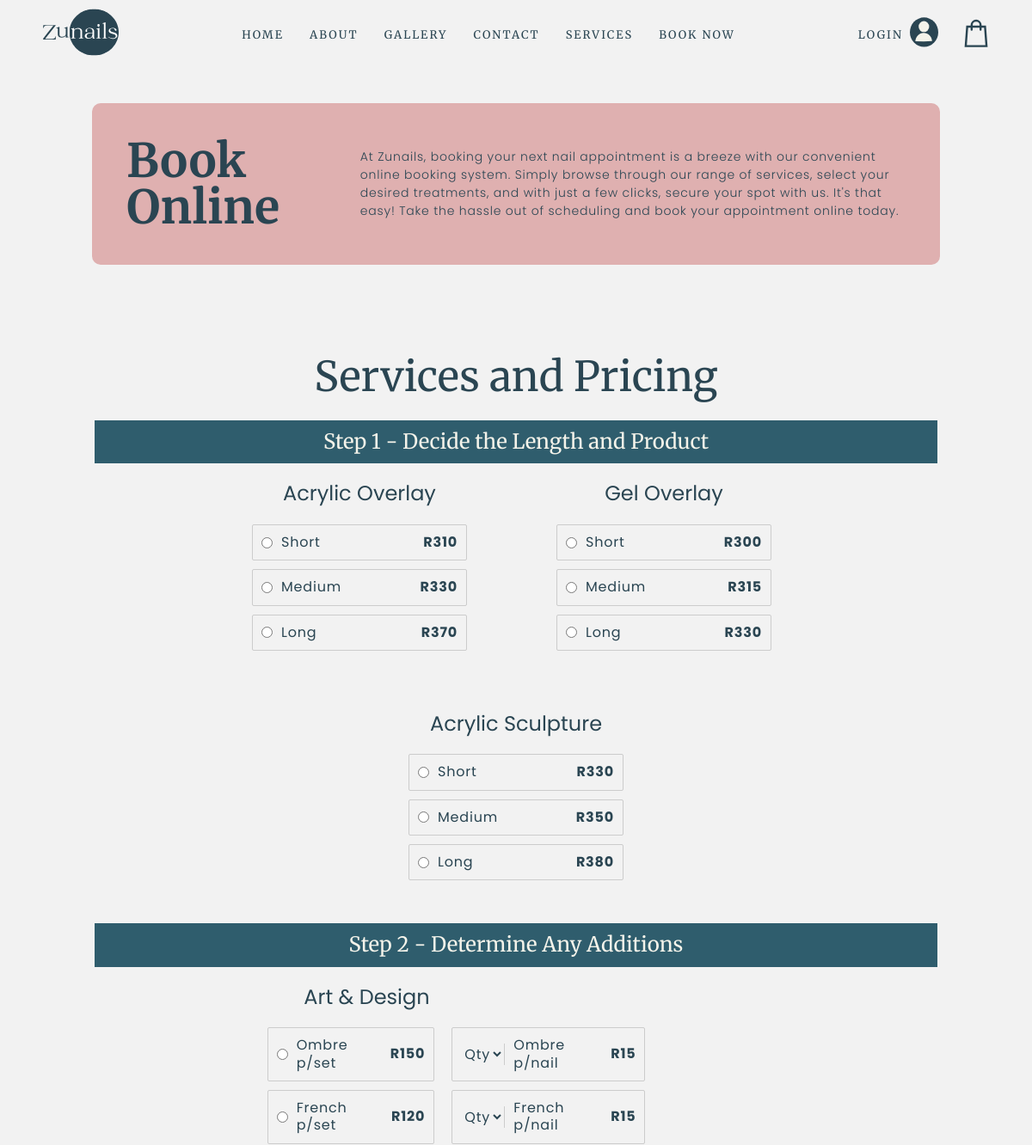
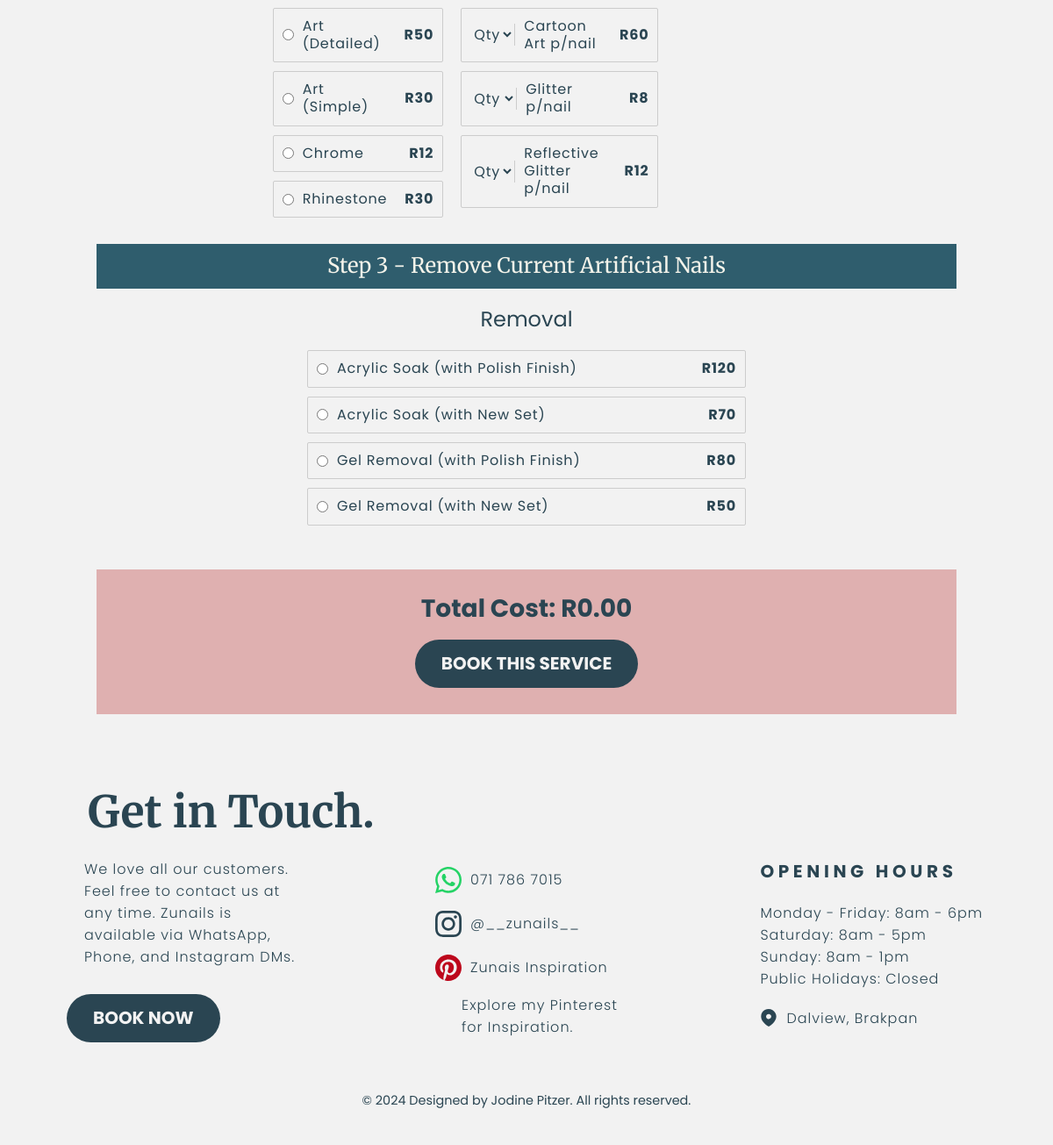
/services.php, run on the app's committed database (2 pictures, top to bottom).
### tables this page shows
CREATE TABLE `services` (
  `id` int NOT NULL,
  `category` varchar(255) NOT NULL,
  `description` text NOT NULL,
  `price` decimal(10,2) NOT NULL
);

### services.php (the view, shortened to what this page needs)
<?php
require 'db_connection.php';
function fetchServices($conn) {
    $categories = [
        'Acrylic Overlay' => [],
        'Gel Overlay' => [],
        'Acrylic Sculpture' => [],
        'Art' => [],
        'Removal' => []
    ];
    $sql = "SELECT * FROM services";
    $result = $conn->query($sql);
    while ($row = $result->fetch_assoc()) {
        if (isset($categories[$row['category']])) {
            $categories[$row['category']][] = $row;
        }
    }
    return $categories;
}
$categories = fetchServices($conn);
?>
<!DOCTYPE html>
<html lang="en">
<head>
    <link rel="stylesheet" href="css/style.css">
</head>
<body>
    <header><?php include 'nav.php'; ?></header>
    <section class="intro-section">
        <div class="intro-container">
            <div class="intro-heading">
                <h1>Book Online</h1>
            </div>
            <div class="intro-text">
                <p>At Zunails, booking your next nail appointment is a breeze with our convenient online booking system. Simply browse through our range of services, select your desired treatments, and with just a few clicks, secure your spot with us. It's that easy! Take the hassle out of scheduling and book your appointment online today.</p>
            </div>
        </div>
    </section>
    <div class="parent-container">
        <div class="services-container">
            <h2>Services and Pricing</h2>
            <form class="services-form" id="serviceForm">
                <h3>Step 1 - Decide the Length and Product</h3>
                <div class="step1">
                    <div class="services-grid">
                        <?php foreach (['Acrylic Overlay', 'Gel Overlay', 'Acrylic Sculpture'] as $category): ?>
                            <div class="service-category">
                                <h4><?php echo $category; ?></h4>
                                <?php foreach ($categories[$category] as $service): ?>
                                    <div class="service-item">
                                        <label>
                                            <input type="radio" name="main_category" class="service main-category-radio" value="<?php echo $service['id']; ?>" data-description="<?php echo $service['description']; ?>" data-category="<?php echo $category; ?>" data-price="<?php echo intval($service['price']); ?>">
                                            <span class="description"><?php echo $service['description']; ?></span>
                                            <span class="price">R<?php echo intval($service['price']); ?></span>
                                        </label>
                                    </div>
                                <?php endforeach; ?>
                            </div>
                        <?php endforeach; ?>
                    </div>
                </div>
                <h3>Step 2 - Determine Any Additions</h3>
                <div class="step2">
                    <div class="service-category">
                        <h4>Art & Design</h4>
                        <div class="art-grid">
                            <div>
                                <?php foreach ($categories['Art'] as $index => $service): ?>
                                    <?php if (strpos($service['description'], 'p/nail') === false): ?>
                                        <div class="service-item service-art-item">
                                            <label>
                                                <input type="radio" name="art_<?php echo $index; ?>" class="service-art-radio" value="<?php echo $service['id']; ?>" data-description="<?php echo $service['description']; ?>" data-category="Art" data-price="<?php echo intval($service['price']); ?>">
                                                <span class="description"><?php echo $service['description']; ?></span>
                                                <span class="price">R<?php echo intval($service['price']); ?></span>
                                            </label>
                                        </div>
                                    <?php endif; ?>
                                <?php endforeach; ?>
                            </div>
                            <div>
                                <?php foreach ($categories['Art'] as $index => $service): ?>
                                    <?php if (strpos($service['description'], 'p/nail') !== false): ?>
                                        <div class="service-item service-art-item">
                                            <label>
                                                <select class="service-art" data-price="<?php echo intval($service['price']); ?>" data-description="<?php echo $service['description']; ?>" data-category="Art">
                                                    <option value="0">Qty</option>
                                                </select>
                                                <span class="description"><?php echo $service['description']; ?></span>
                                                <span class="price">R<?php echo intval($service['price']); ?></span>
                                            </label>
                                        </div>
                                    <?php endif; ?>
                                <?php endforeach; ?>
                            </div>
                        </div>
                    </div>
                </div>
                <h3>Step 3 - Remove Current Artificial Nails</h3>
                <div class="step3">
                    <div class="services-grid">
                        <div class="service-category">
                            <h4>Removal</h4>
                            <?php foreach ($categories['Removal'] as $service): ?>
                                <div class="service-item service-removal-item">
                                    <label>
                                        <input type="radio" name="removal" class="service-removal" value="<?php echo $service['id']; ?>" data-description="<?php echo $service['description']; ?>" data-category="Removal" data-price="<?php echo intval($service['price']); ?>">
                                        <span class="description"><?php echo $service['description']; ?></span>
                                        <span class="price">R<?php echo intval($service['price']); ?></span>
                                    </label>
                                </div>
                            <?php endforeach; ?>
                        </div>
                    </div>
                </div>
            </form>
            <div class="service-summary-container">
                <div class="service-total" id="serviceTotal">
                    <h3>Total Cost: R<span id="totalCost">0.00</span></h3>
                </div>
                <div>
                    <button id="bookBtn" class="book-btn">Book This Service</button>
                </div>
            </div>
        </div>
    </div>
    <?php include 'footer.php'; ?>
</body>
</html>

### nav.php (shortened to what this page needs)
<nav class="navbar">
    <div class="nav-logo">
        <a href="index.php"><img src="images/Logo.svg" alt="Zunails Logo"></a>
    </div>
    <ul class="nav-links">
        <li><a href="index.php">Home</a></li>
        <li><a href="about.php">About</a></li>
        <li><a href="gallery.php">Gallery</a></li>
        <li><a href="index.php#contact-section">Contact</a></li>
        <li><a href="services.php">Services</a></li>
        <li><a href="services.php">Book Now</a></li>
    </ul>
    <div class="nav-icons">
        <?php if(isset($_SESSION['username'])): ?>
            <a href="logout.php" class="login">Logout</a>
        <?php else: ?>
            <a href="login.php" class="login">Login</a>
        <?php endif; ?>
        <a href="user.php" class="profile-icon"><img src="images/ProfileIcon.svg" alt="Profile"></a>
        <a href="cart.php" class="nav-icons"><img src="images/ShoppingBagIcon.svg" alt="Shopping Bag"></a>
    </div>
</nav>

### footer.php
<footer class="site-footer">
    <div class="footer-container">
        <h3 class="footer-heading">Get in Touch.</h3>
        <div class="footer-columns">
            <div class="footer-column footer-column-left">
                <div class="column-content">
                    <p>We love all our customers. Feel free to contact us at any time. Zunails is available via WhatsApp, Phone, and Instagram DMs.</p>
                    <button class="booknow-button" onclick="window.location.href='services.php'">Book Now</button>
                </div>
            </div>
            <div class="footer-column footer-column-middle">
                <div class="column-content">
                    <div class="social-media">
                        <div class="social-item">
                            <a href="https://wa.me/27717867015" target="_blank">
                                <img src="images/Whatsapp.svg" alt="WhatsApp">
                                <span>071 786 7015</span>
                            </a>
                        </div>
                        <div class="social-item">
                            <a href="https://www.instagram.com/__zunails__/" target="_blank">
                                <img src="images/Instagram.svg" alt="Instagram">
                                <span>@__zunails__</span>
                            </a>
                        </div>
                        <div class="social-item">
                            <a href="https://pin.it/6Gys38UXW" target="_blank">
                                <img src="images/Pinterest.svg" alt="Pinterest">
                                <span>Zunais Inspiration</span>
                            </a>
                        </div>
                        <div class="no-logo-text">
                            Explore my Pinterest<br>for Inspiration.
                        </div>
                    </div>
                </div>
            </div>
            <div class="footer-column footer-column-right">
                <div class="column-content">
                    <h3>Opening Hours</h3>
                    <p>Monday - Friday: 8am - 6pm</p>
                    <p>Saturday: 8am - 5pm</p>
                    <p>Sunday: 8am - 1pm</p>
                    <p>Public Holidays: Closed</p>
                    <div class="location">
                        <img src="images/Location.svg" alt="Location">
                        <span>Dalview, Brakpan</span>
                    </div>
                </div>
            </div>
        </div>
        <div class="footer-copyright">
            &copy; 2024 Designed by Jodine Pitzer. All rights reserved.
        </div>
    </div>
</footer>

### data on the page
services: description "Short", price "310"
services: description "Medium", price "330"
services: description "Long", price "370"
services: description "Short", price "300"
services: description "Medium", price "315"
services: description "Long", price "330"
services: description "Short", price "330"
services: description "Medium", price "350"
services: description "Long", price "380"
services: description "Ombre p/set", price "150"
services: description "French p/set", price "120"
services: description "Art (Detailed)", price "50"
services: description "Art (Simple)", price "30"
services: description "Chrome", price "12"
services: description "Rhinestone", price "30"
services: price+description "Qty", description "Ombre p/nail", price "15"
services: price+description "Qty", description "French p/nail", price "15"
services: price+description "Qty", description "Cartoon Art p/nail", price "60"
services: price+description "Qty", description "Glitter p/nail", price "8"
services: price+description "Qty", description "Reflective Glitter p/nail", price "12"
services: description "Acrylic Soak (with Polish Finish)", price "120"
services: description "Acrylic Soak (with New Set)", price "70"
services: description "Gel Removal (with Polish Finish)", price "80"
services: description "Gel Removal (with New Set)", price "50"

### other printed values
$category "Acrylic Overlay"
$category "Gel Overlay"
$category "Acrylic Sculpture"
